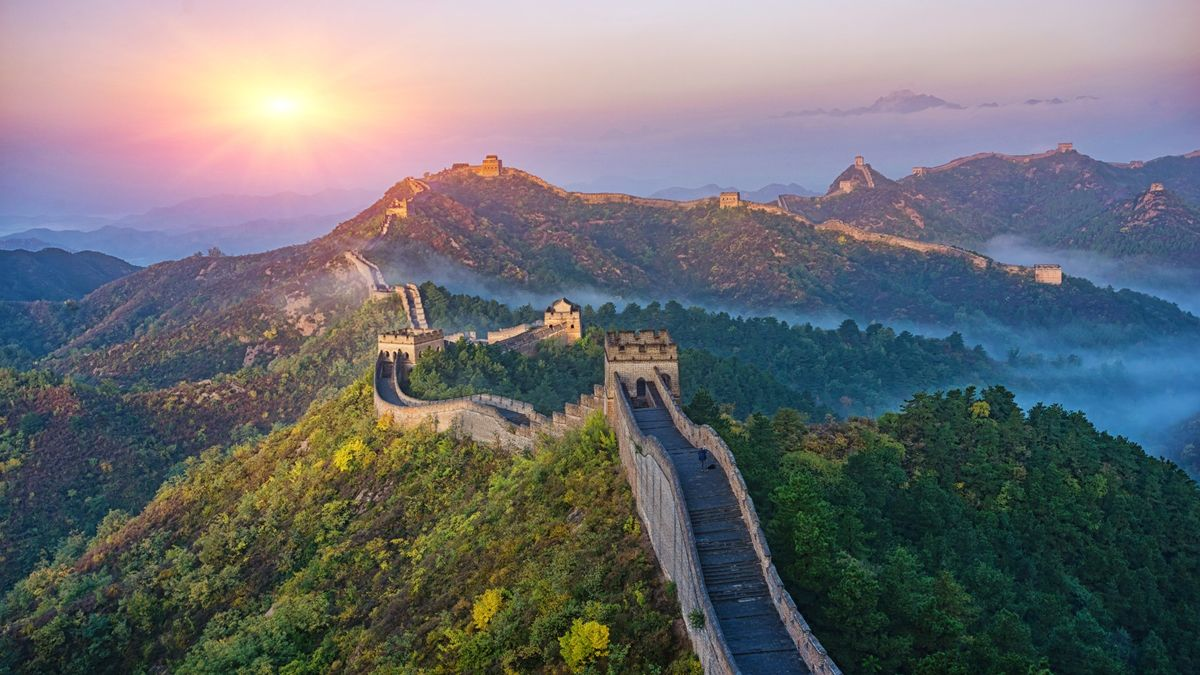
#> input picture examples/china.jpg, 1200 x 675 px
$ python grayscale.py
#> lines starting #> are read from the running program, lines starting #| are printed output that depends on the picture
#> further down, img is the input picture: PIL image 1200x675 RGB; mean R, G, B 108.9, 110, 113
from enum import Enum
import numpy as np
import PIL.Image as ImageModule
from PIL.Image import Image

from src.image_analyzer.image_effects import ImageEffectError, SingleImageEffect, ImageEffectType


class GrayscaleAlgorithm(Enum):
    AVERAGE = 'Average'
    MAX = 'Max'
    MIN = 'Min'
    DESATURATE = 'Desaturate'
    PAL_NTSC = 'PAL or NTSC'
    HDTV = 'HDTV'
    HDR = 'HDR'
    ISOLATE_RED = 'Isolate Red'
    ISOLATE_GREEN = 'Isolate Green'
    ISOLATE_BLUE = 'Isolate Blue'
    GAMMA = 'Gamma Transform'


def grayscale(image: Image, algorithm: GrayscaleAlgorithm = GrayscaleAlgorithm.GAMMA) -> Image:
    img_array = np.array(image)
    if img_array.ndim == 2:
        return image.copy()

    has_alpha = img_array.shape[2] == 4
#> has_alpha = False
    rgb = img_array[..., :3]
    alpha = img_array[..., 3] if has_alpha else None

    def calculate_gray(rgb: np.ndarray) -> np.ndarray:
        match algorithm:
            case GrayscaleAlgorithm.AVERAGE:
                return np.mean(rgb, axis=2, dtype=np.float32)
            case GrayscaleAlgorithm.DESATURATE:
                max_val = np.max(rgb, axis=2).astype(np.float32)
                min_val = np.min(rgb, axis=2).astype(np.float32)
                return (max_val + min_val) / 2.0
            case GrayscaleAlgorithm.MAX:
                return np.max(rgb, axis=2).astype(np.float32)
            case GrayscaleAlgorithm.MIN:
                return np.min(rgb, axis=2).astype(np.float32)
            case GrayscaleAlgorithm.PAL_NTSC:
                coeffs = np.array([0.299, 0.587, 0.114], dtype=np.float32)
                return np.dot(rgb.astype(np.float32), coeffs)
            case GrayscaleAlgorithm.HDTV:
                coeffs = np.array([0.2126, 0.7152, 0.0722], dtype=np.float32)
                return np.dot(rgb.astype(np.float32), coeffs)
            case GrayscaleAlgorithm.HDR:
                coeffs = np.array([0.2627, 0.6780, 0.0593], dtype=np.float32)
                return np.dot(rgb.astype(np.float32), coeffs)
            case GrayscaleAlgorithm.ISOLATE_RED:
                return rgb[..., 0].astype(np.float32)
            case GrayscaleAlgorithm.ISOLATE_GREEN:
                return rgb[..., 1].astype(np.float32)
            case GrayscaleAlgorithm.ISOLATE_BLUE:
                return rgb[..., 2].astype(np.float32)
            case GrayscaleAlgorithm.GAMMA:
                gamma_val = 2.4
                linear_rgb = (rgb.astype(np.float32) / 255.0) ** gamma_val
                coeffs = np.array([0.2126, 0.7152, 0.0722], dtype=np.float32)
                linear_gray = np.dot(linear_rgb, coeffs)
                return (linear_gray ** (1.0 / gamma_val)) * 255.0
            case _:
                raise ImageEffectError(f"Unsupported algorithm: {algorithm}")

    gray = calculate_gray(rgb)
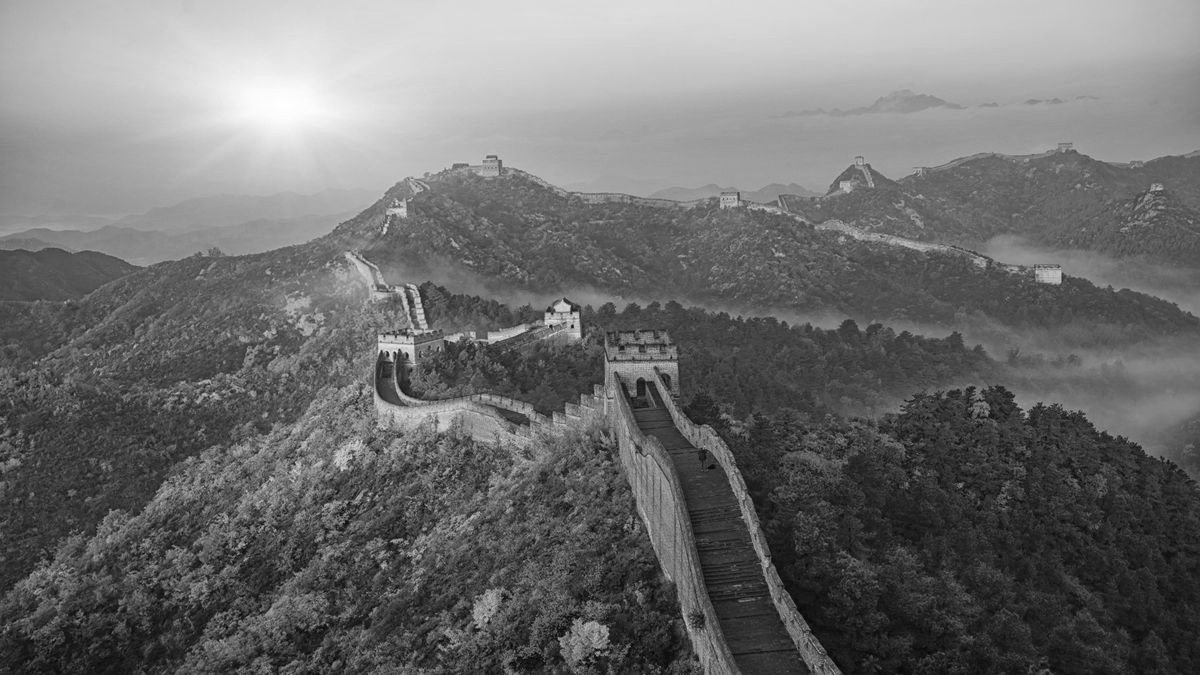
#> gray: shape (675, 1200) float32; min 1.78, max 254.7, mean 111.3
    gray = np.clip(gray, 0, 255).round().astype(np.uint8)
    new_rgb = np.stack([gray, gray, gray], axis=-1)

    if has_alpha:
        new_img_array = np.concatenate([new_rgb, alpha[..., np.newaxis]], axis=-1)
    else:
        new_img_array = new_rgb

    return ImageModule.fromarray(new_img_array)


class GrayscaleImageEffect(SingleImageEffect):
    def __init__(self, algorithm: GrayscaleAlgorithm = GrayscaleAlgorithm.GAMMA):
        super().__init__(effect_type=ImageEffectType.GRAYSCALE)
        self.algorithm = algorithm

    def apply(self, image: Image) -> Image:
        return grayscale(image, self.algorithm)


if __name__ == '__main__':
    img = ImageModule.open('../../../examples/china.jpg')
    img1 = grayscale(img, GrayscaleAlgorithm.GAMMA)
    img1.show()

    for algorithm in GrayscaleAlgorithm:
        img1 = grayscale(img, algorithm)
        img1.save(f"../../../examples/grayscale/china_{algorithm.name}.jpg")
#> this loop made 11 passes
#> pass 2, in grayscale (call 3), `gray = calculate_gray(rgb)`:
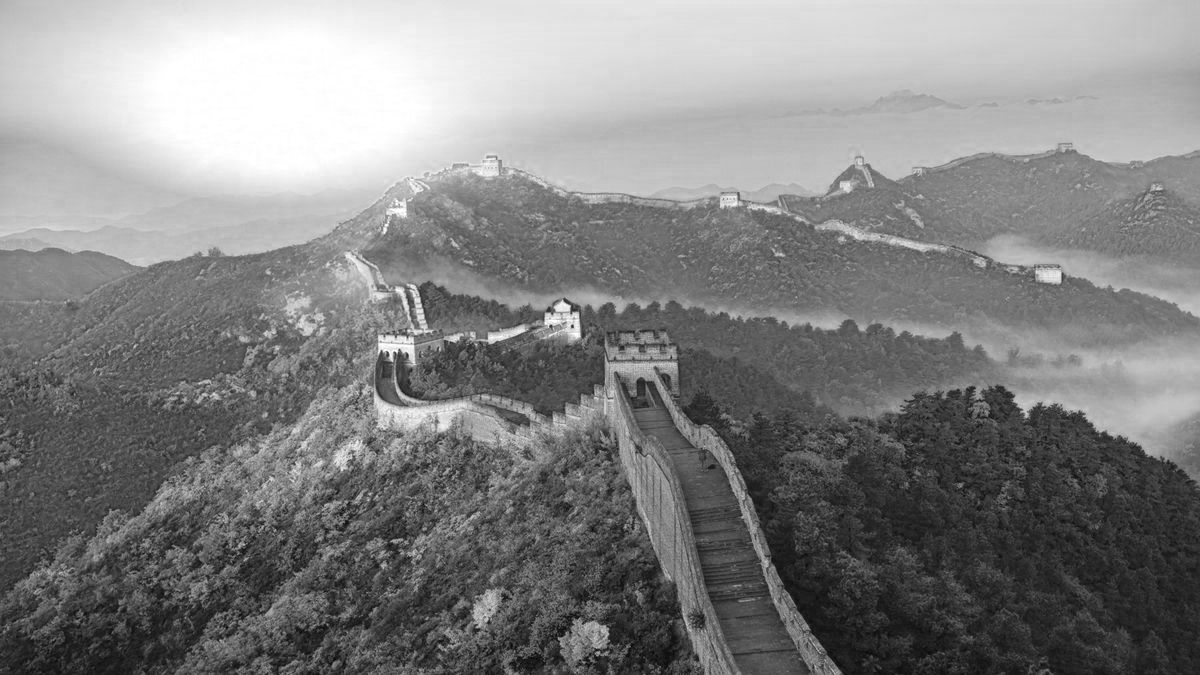
#> gray: shape (675, 1200) float32; min 2, max 255, mean 130.3

$ run again, with examples/backrooms.webp saved as examples/china.jpg
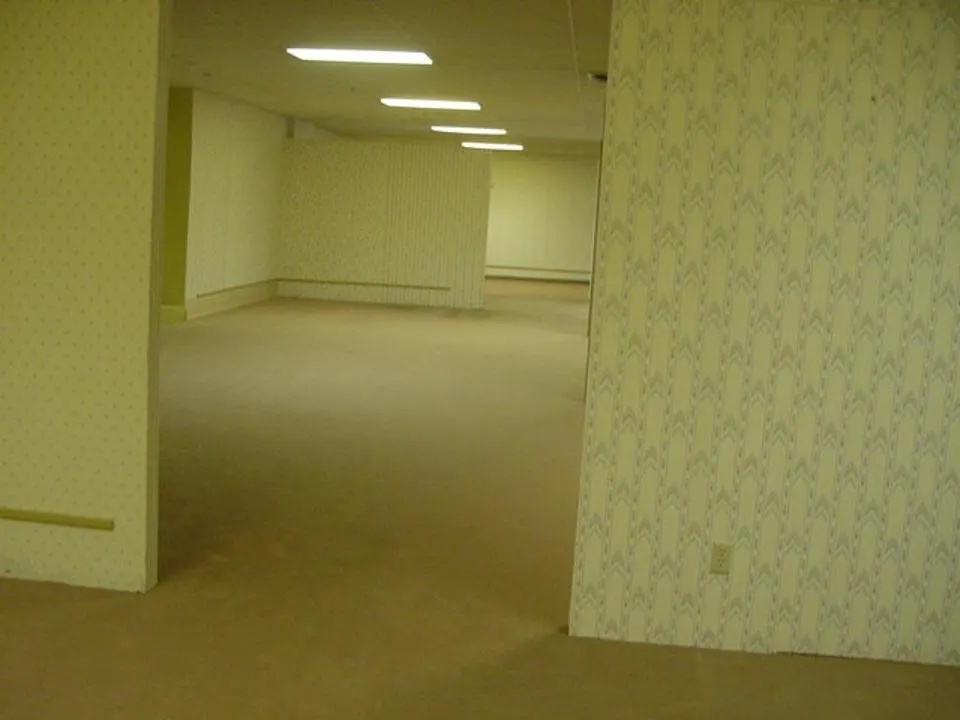
#> input picture examples/backrooms.webp, 960 x 720 px
#> img is the input picture: PIL image 960x720 RGB; mean R, G, B 132.3, 125.2, 65.6
#> in grayscale, `gray = calculate_gray(rgb)`:
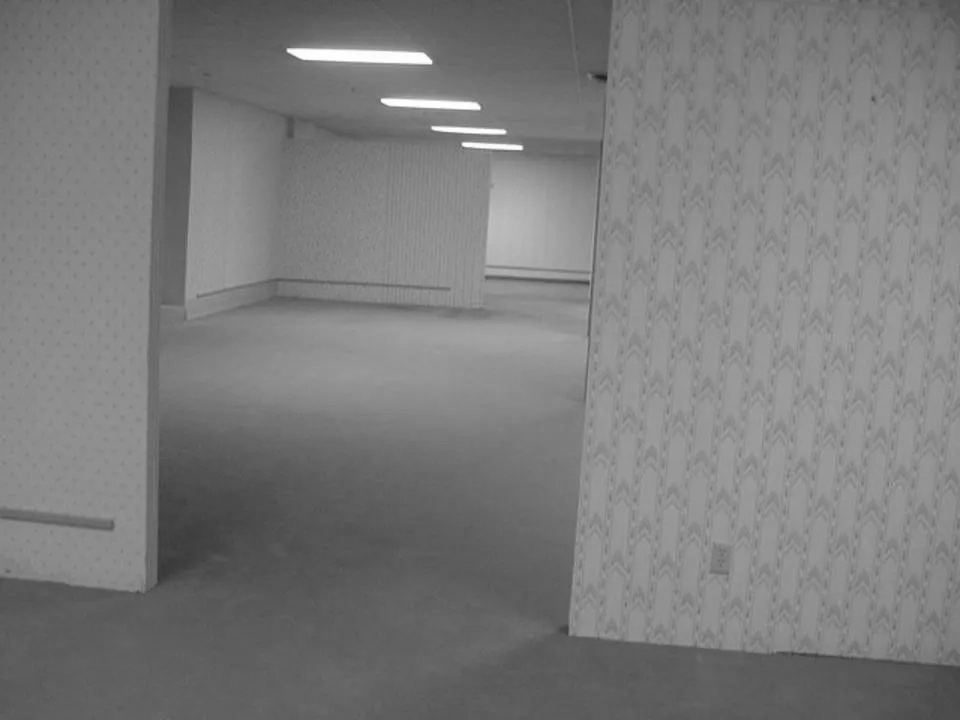
#> gray: shape (720, 960) float32; min 33.3, max 255, mean 123.9
#> the loop `for algorithm in GrayscaleAlgorithm:` made 11 passes
#> pass 1, in grayscale (call 2), `gray = calculate_gray(rgb)`:
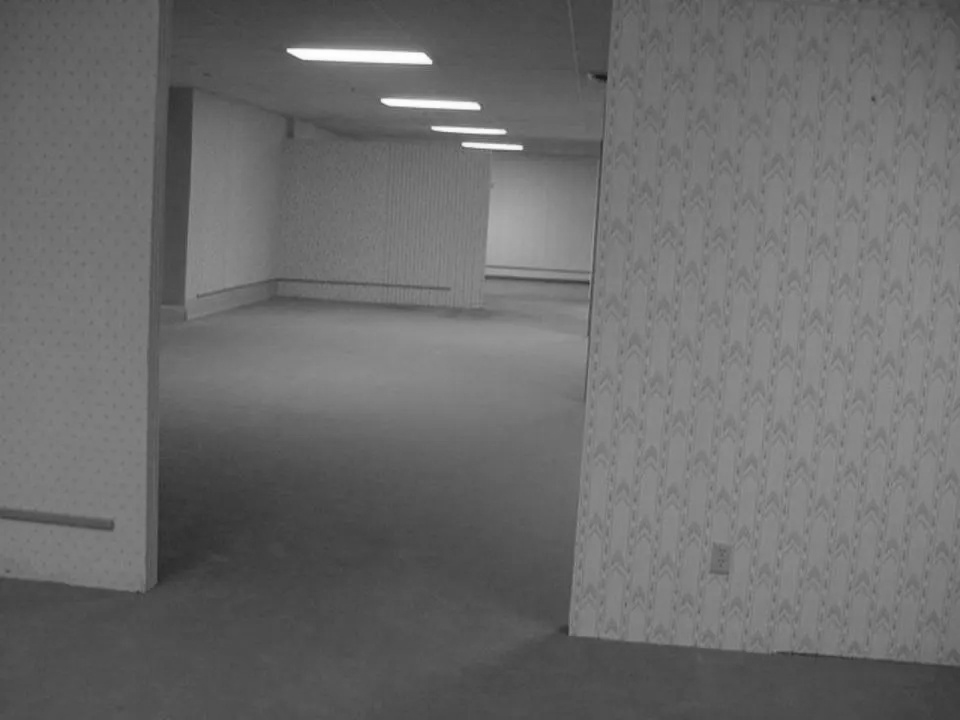
#> gray: shape (720, 960) float32; min 24.33, max 255, mean 107.7
